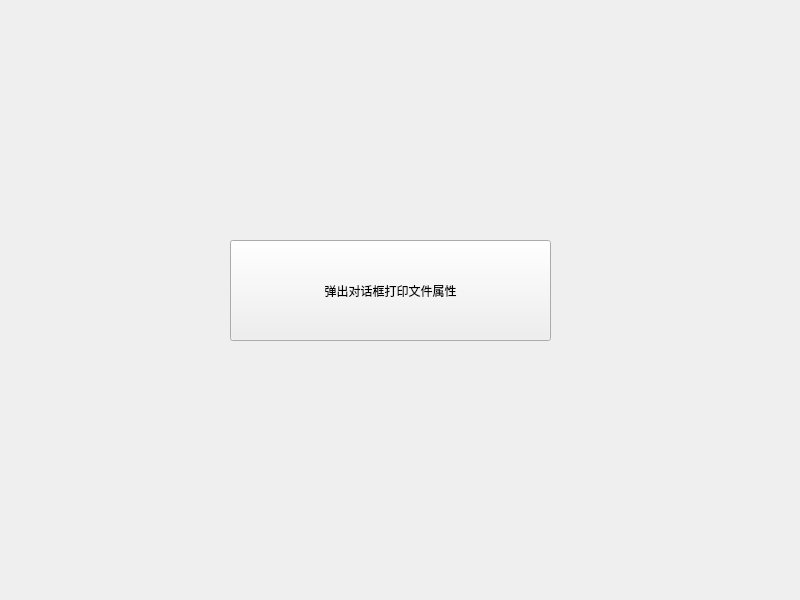
<?xml version="1.0" encoding="UTF-8"?>
<ui version="4.0">
 <class>Widget</class>
 <widget class="QWidget" name="Widget">
  <property name="geometry">
   <rect>
    <x>0</x>
    <y>0</y>
    <width>800</width>
    <height>600</height>
   </rect>
  </property>
  <property name="windowTitle">
   <string>Widget</string>
  </property>
  <widget class="QPushButton" name="pushButton">
   <property name="geometry">
    <rect>
     <x>230</x>
     <y>240</y>
     <width>321</width>
     <height>101</height>
    </rect>
   </property>
   <property name="text">
    <string>弹出对话框打印文件属性</string>
   </property>
  </widget>
 </widget>
 <resources/>
 <connections/>
</ui>
